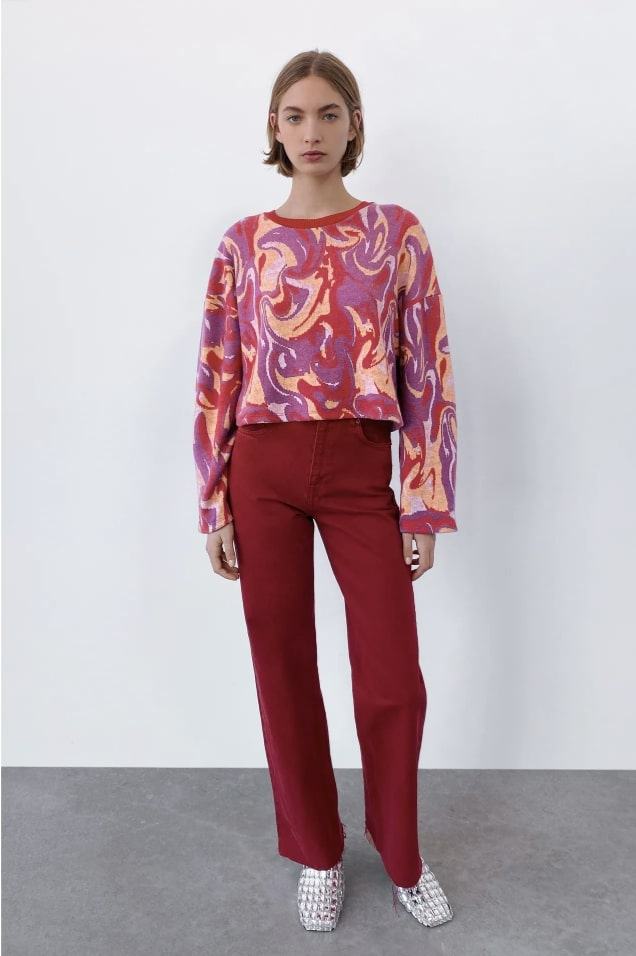
#> input picture clothesInput/clothes.jpg, 636 x 956 px
$ python -i utils.py   (imports and definitions only)
#> lines starting #> are read from the running program, lines starting #| are printed output that depends on the picture; after the words box and inside, x2 and y2 are one past the last pixel; in counts of white or black regions, pixels touching at a corner belong together
#> further down, picture is the input picture: shape (956, 636, 3); mean B, G, R 179.1, 173.4, 188.5
from typing_extensions import final
import cv2
from matplotlib.pyplot import contour, draw
import numpy as np
import math

# [11 lines left out: functions visualizeImage, isSimilar, not called in this run]

def getContour(image, th=50, outputFileName="results/contour.jpg", visualize=False):
    """Get contour image from normal image. Visualize, save and return the image.

    Args:
        imageFileName (string): file name of input image
        outputFileName (string): file name of output image. Default is contour.jpg
        visualize (bool): show result
    Return:
        np.array(shape=(h, w, 3)): resulting image
    """
#> called with th = 50, outputFileName = 'results/contour.jpg', visualize = False
    # Convert image to a usage matrix
    img_gray = cv2.cvtColor(image,cv2.COLOR_BGR2GRAY)
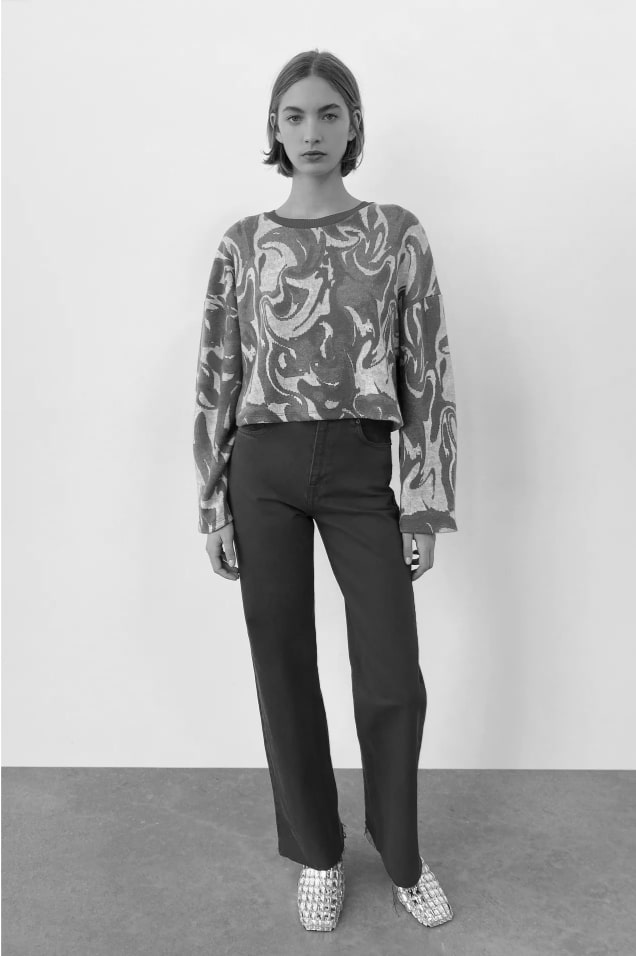
#> img_gray: shape (956, 636); min 2, max 255, mean 178.6
    img_gray = cv2.blur(img_gray, (5,5))
    img_gray = cv2.bitwise_not(img_gray)
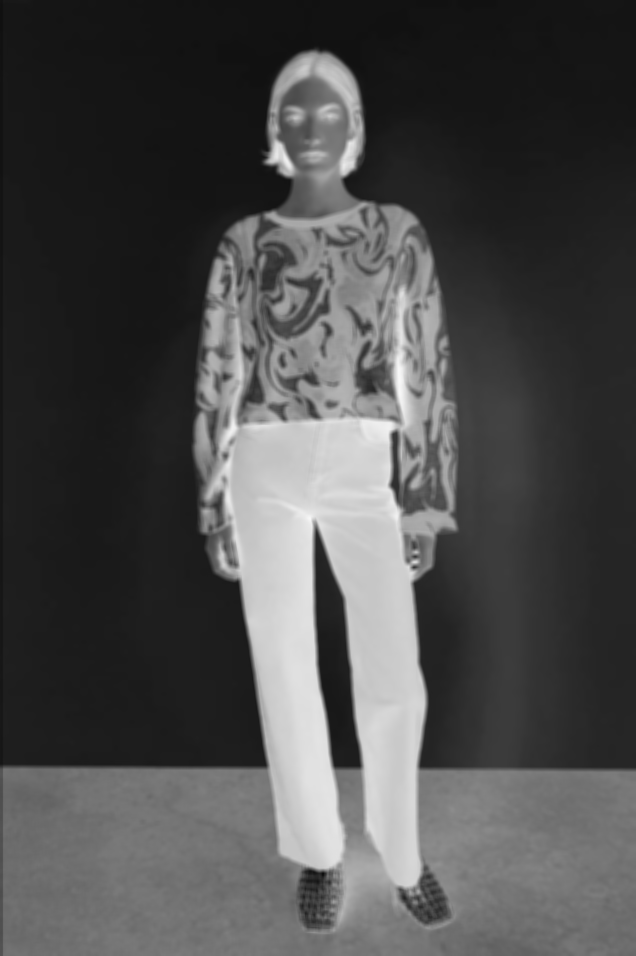
#> img_gray: shape (956, 636); min 13, max 248, mean 76.5
    _, thresh = cv2.threshold(img_gray, 50, 255, cv2.THRESH_BINARY)
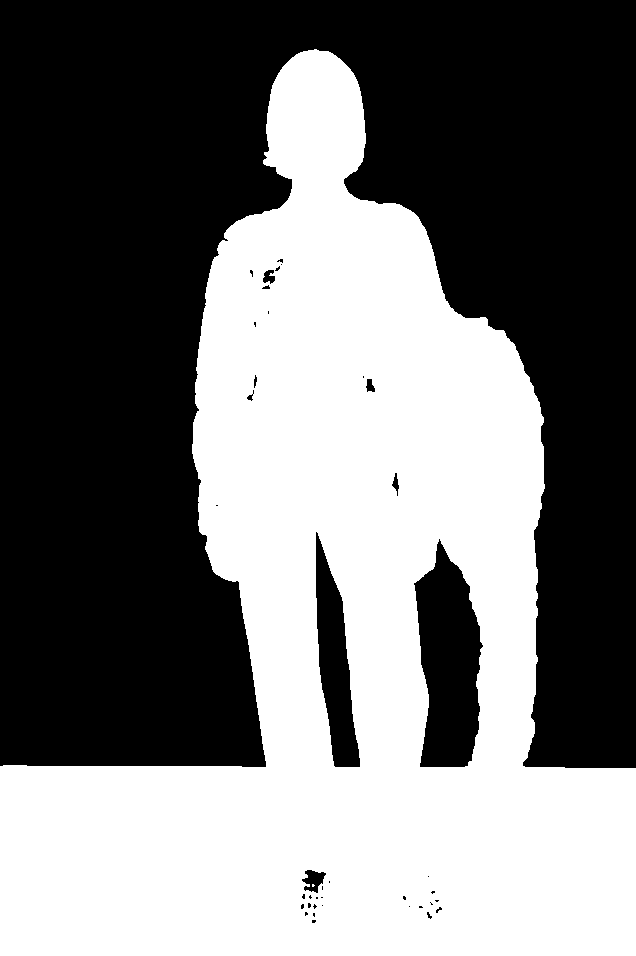
#> thresh: shape (956, 636); 46.1% white; 2 white regions (1 under 20 px)

    # Find contour
    contourList, hierarchyList = cv2.findContours(image=thresh, mode=cv2.RETR_TREE, method=cv2.CHAIN_APPROX_NONE)
#> contourList = 43 contours, 29 with area under 20; largest, box (x1, y1, x2, y2) and area: (0, 49, 636, 956) 296094, (413, 538, 484, 768) 11113, (315, 531, 361, 768) 5641, (301, 869, 327, 894) 367, (262, 269, 276, 285) 138

    # Remove noisy contours
    contours = []
    th = 1000
    for i in range(len(contourList)):
        area = cv2.contourArea(contourList[i])
        if area >= th:
            contours.append(contourList[i])
#> this loop made 43 passes
#> area on passes 1, 4, 6, 25, 27, 28, 30, 31, 33, 35, 38, 39: 296094, 26.5, 25.5, 367, 11113, 5641, 97.5, 34, 98.5, 38, 29, 138
#> after the loop, contours = 3 contours; box (x1, y1, x2, y2) and area: (0, 49, 636, 956) 296094, (413, 538, 484, 768) 11113, (315, 531, 361, 768) 5641

    contour_img = np.zeros(image.shape)
#> (the run stopped early here; a loop or call above may not have finished)
